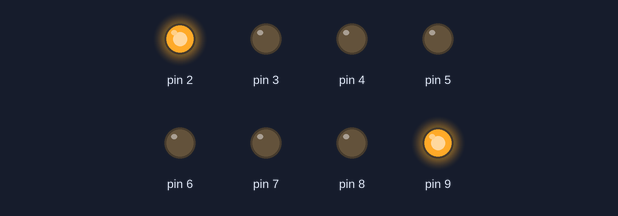
Bench run of a sketch on a simulated Arduino Uno, built with avr-gcc and run on an emulated ATmega328P. Parts: output pins drawn as LEDs (lit = HIGH).

Above: at 0.05 s.
At 0.45 s:
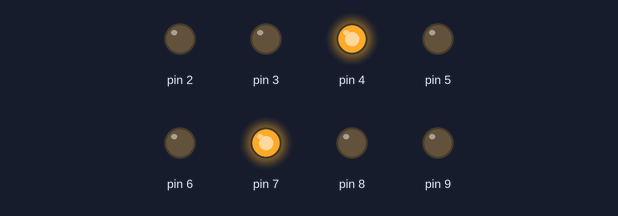
At 0.85 s:
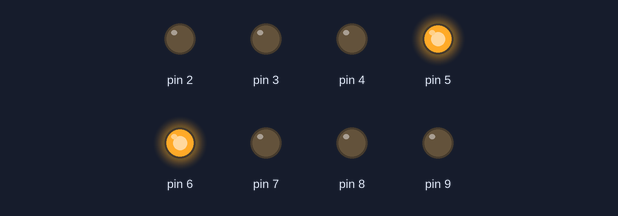
At 1.85 s:
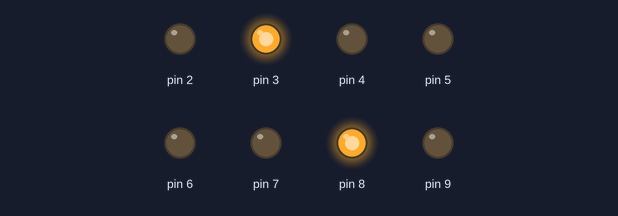
At 3.55 s:
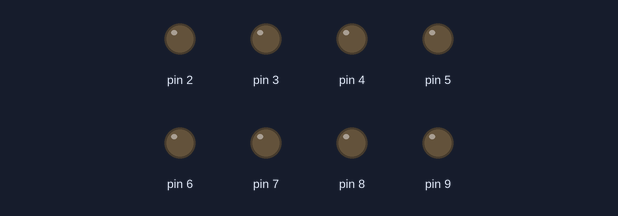
Timing chart, 0 to 3.9 s (numbered marks = the images above):
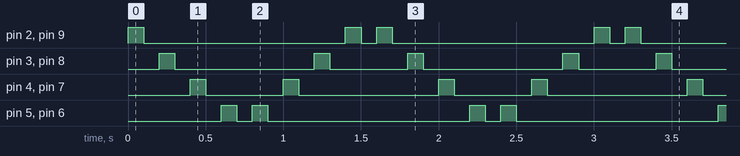

Measured:
- by itself, pin 2, pin 9: repeats every 1.6 s: LOW 1.3 s, HIGH 0.10 s, LOW 0.10 s, HIGH 0.10 s
- by itself, pin 3, pin 8: repeats every 1.6 s: LOW 0.90 s, HIGH 0.10 s, LOW 0.50 s, HIGH 0.10 s
- by itself, pin 4, pin 7: repeats every 1.6 s: LOW 0.50 s, HIGH 0.10 s, LOW 0.90 s, HIGH 0.10 s
- by itself, pin 5, pin 6: repeats every 1.6 s: LOW 0.10 s, HIGH 0.10 s, LOW 1.3 s, HIGH 0.10 s

The sketch:

led8_tabrak2_for.ino
```cpp
void setup() {
for(int i=2;i<=9;i++)
     {
     pinMode(i,OUTPUT);
     }
}
void loop() {
   for(int i=9;i>=2;i--) //i=i-1
     {
    digitalWrite(i,HIGH);
     digitalWrite(11-i,HIGH);delay(100);
    digitalWrite(i,LOW);
    digitalWrite(11-i,LOW);delay(100);
    }
}
```
